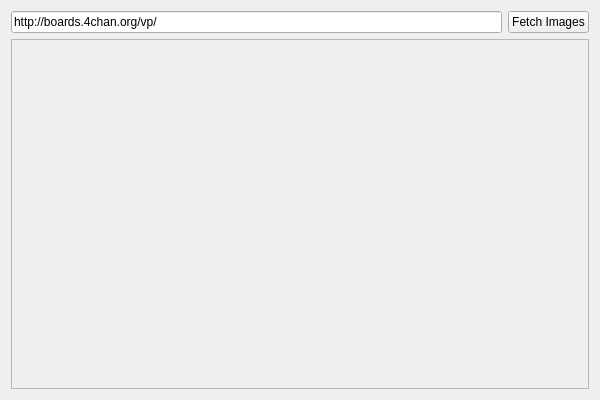
<?xml version="1.0" encoding="UTF-8"?>
<ui version="4.0">
 <class>ImageViewer</class>
 <widget class="QMainWindow" name="ImageViewer">
  <property name="geometry">
   <rect>
    <x>0</x>
    <y>0</y>
    <width>600</width>
    <height>400</height>
   </rect>
  </property>
  <property name="windowTitle">
   <string>ImageViewer</string>
  </property>
  <widget class="QWidget" name="centralWidget">
   <layout class="QVBoxLayout" name="verticalLayout">
    <item>
     <layout class="QHBoxLayout" name="horizontalLayout">
      <item>
       <widget class="QLineEdit" name="lineEdit">
        <property name="text">
         <string>http://boards.4chan.org/vp/</string>
        </property>
       </widget>
      </item>
      <item>
       <widget class="QPushButton" name="pushButton">
        <property name="text">
         <string>Fetch Images</string>
        </property>
       </widget>
      </item>
     </layout>
    </item>
    <item>
     <widget class="QScrollArea" name="scrollArea">
      <property name="sizePolicy">
       <sizepolicy hsizetype="Expanding" vsizetype="Expanding">
        <horstretch>0</horstretch>
        <verstretch>0</verstretch>
       </sizepolicy>
      </property>
      <property name="frameShadow">
       <enum>QFrame::Sunken</enum>
      </property>
      <property name="verticalScrollBarPolicy">
       <enum>Qt::ScrollBarAsNeeded</enum>
      </property>
      <property name="horizontalScrollBarPolicy">
       <enum>Qt::ScrollBarAsNeeded</enum>
      </property>
      <property name="widgetResizable">
       <bool>true</bool>
      </property>
      <widget class="QWidget" name="scrollAreaWidgetContents">
       <property name="geometry">
        <rect>
         <x>0</x>
         <y>0</y>
         <width>580</width>
         <height>349</height>
        </rect>
       </property>
      </widget>
     </widget>
    </item>
   </layout>
  </widget>
 </widget>
 <layoutdefault spacing="6" margin="11"/>
 <resources/>
 <connections/>
</ui>
